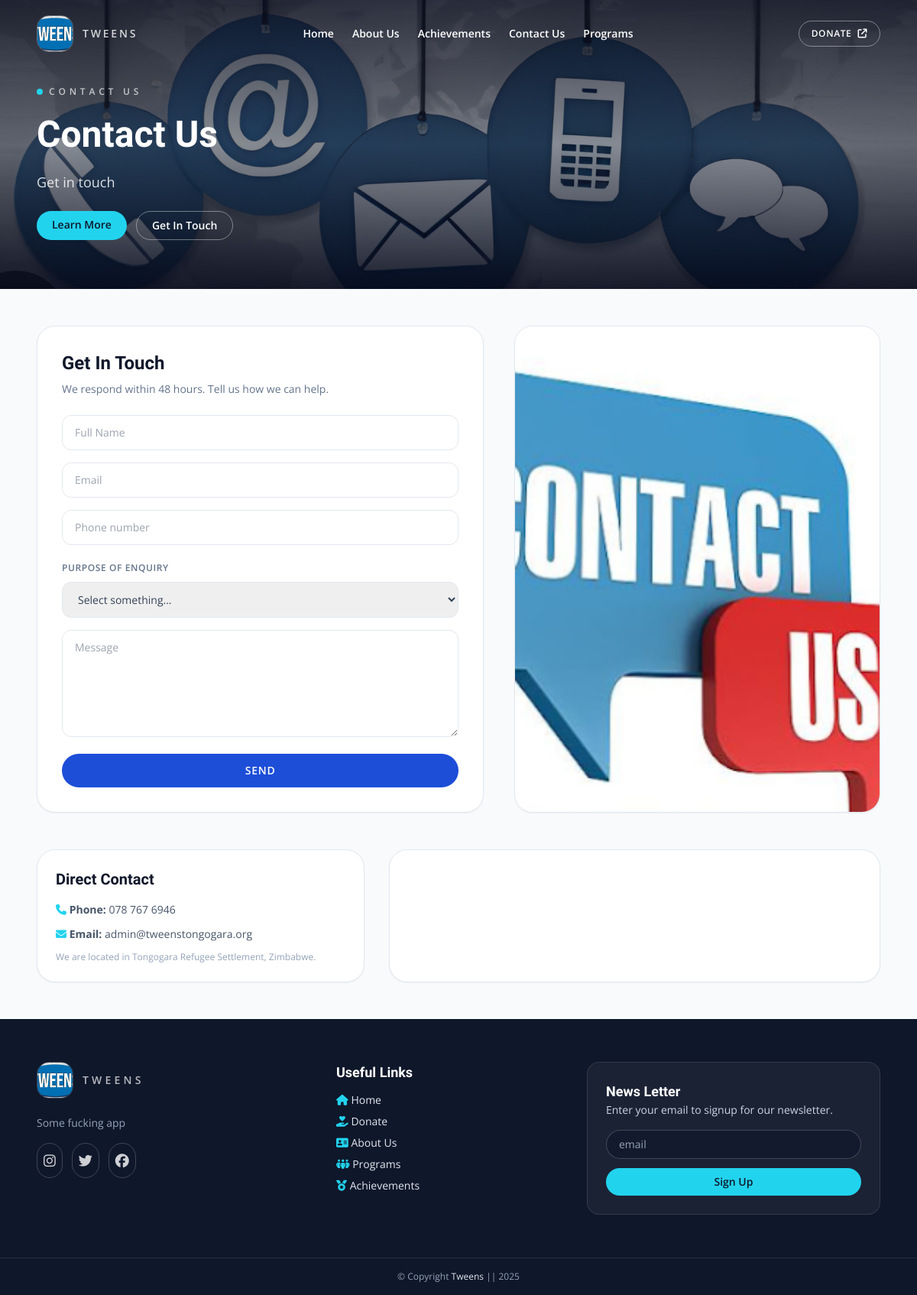
The app's page /contact with its own data.
### flask_app/models.py (models this page shows)
class SiteContent(db.Model):
    __tablename__ = "site_content_table"
    __table_args__ = (
        UniqueConstraint("page", "section", "field", name="uq_site_content_key"),
    )
    id = db.Column(db.Integer, primary_key=True)
    page = db.Column(db.String(100), nullable=False)
    section = db.Column(db.String(100), nullable=False)
    field = db.Column(db.String(100), nullable=False)
    value = db.Column(db.Text, nullable=False)
    updated_at = db.Column(db.DateTime, nullable=False, default=datetime.utcnow, onupdate=datetime.utcnow)

### flask_app/app.py (the view)
@app.get("/contact")
def contact():
    return render_template(
        "contact.html",
        page_content=get_page_content("contact"),
        file_js=f'<script src="{url_for("static", filename="myJS/contact.js")}"></script>',
    )

### flask_app/app.py (called while the page is built)
def get_page_content(page: str) -> dict[str, dict[str, str]]:
    defaults = SITE_CONTENT_DEFAULTS.get(page, {})
    content = {section: dict(fields) for section, fields in defaults.items()}
    rows = SiteContent.query.filter_by(page=page).all()
    for row in rows:
        content.setdefault(row.section, {})[row.field] = row.value
    return content

@app.context_processor
def inject_global_site_content():
    global_content = get_page_content("global")
    return {
        "global_content": global_content.get("branding", {}),
        "footer_content": global_content.get("footer", {}),
    }

### flask_app/templates/contact.html (shortened to what this page needs)
{% set title = 'Contact' %}
{% set file_css = '' %}
{% set bg_image_url = 'images/contactHero.png' %}
{% set topic = page_content.hero.topic %}
{% set caption = page_content.hero.caption %}
{% include 'components/hero.html' %}
<main class="mx-auto flex max-w-6xl flex-col gap-12 px-6 py-12">
    <section class="grid gap-10 lg:grid-cols-[1.1fr_0.9fr]">
        <form method="post" action="{{ url_for('contact_submit') }}" class="form-side rounded-3xl border border-slate-200 bg-white p-8 shadow-sm">
            <div class="space-y-2">
                <h2 class="text-2xl font-semibold text-slate-900">{{ page_content.form.title }}</h2>
                <p class="text-sm text-slate-500">{{ page_content.form.caption }}</p>
            </div>
            <div class="mt-6 grid gap-4">
                <div>
                    <input type="text" placeholder="Full Name" name="name" required value="{{ form_data.get('name', '') if form_data else '' }}" class="w-full rounded-xl border border-slate-200 px-4 py-3 text-sm text-slate-700 focus:border-brand-aqua focus:outline-none">
                </div>
                <div>
                    <input type="email" placeholder="Email" name="email" required value="{{ form_data.get('email', '') if form_data else '' }}" class="w-full rounded-xl border border-slate-200 px-4 py-3 text-sm text-slate-700 focus:border-brand-aqua focus:outline-none">
                </div>
                <div>
                    <input type="text" placeholder="Phone number" name="contact-number" required value="{{ form_data.get('contact_number', '') if form_data else '' }}" class="w-full rounded-xl border border-slate-200 px-4 py-3 text-sm text-slate-700 focus:border-brand-aqua focus:outline-none">
                </div>
                <div>
                    <label for="purpose" class="text-xs font-semibold uppercase tracking-wider text-slate-500">Purpose of enquiry</label>
                    <select name="purpose" id="mySelect" required class="mt-2 w-full rounded-xl border border-slate-200 px-4 py-3 text-sm text-slate-700 focus:border-brand-aqua focus:outline-none">
                        <option value="">Select something...</option>
                    </select>
                </div>
                <div>
                    <textarea id="messageBox" name="message" placeholder="Message" required class="min-h-[140px] w-full rounded-xl border border-slate-200 px-4 py-3 text-sm text-slate-700 focus:border-brand-aqua focus:outline-none">{{ form_data.get('message', '') if form_data else '' }}</textarea>
                </div>
                <button id="formSubmit" type="submit" class="rounded-full bg-brand-blue px-6 py-3 text-sm font-semibold uppercase tracking-wider text-white transition hover:bg-brand-deep">Send</button>
            </div>
        </form>
        <div class="overflow-hidden rounded-3xl border border-slate-200 bg-white shadow-sm">
            <img src="{{ url_for('static', filename='images/contactGetInTouch.png') }}" alt="contact image" class="h-full w-full object-cover">
        </div>
    </section>
    <section class="grid gap-8 lg:grid-cols-[0.8fr_1.2fr]">
        <div class="rounded-3xl border border-slate-200 bg-white p-6 shadow-sm">
            <h3 class="text-xl font-semibold text-slate-900">{{ page_content.direct.title }}</h3>
            <div class="mt-4 space-y-3 text-sm text-slate-600">
                <p><i class="fa-solid fa-phone text-brand-aqua"></i> <strong>Phone:</strong> {{ page_content.direct.phone }}</p>
                <p><i class="fa-solid fa-envelope text-brand-aqua"></i> <strong>Email:</strong> {{ page_content.direct.email }}</p>
                <p class="text-xs text-slate-400">{{ page_content.direct.location }}</p>
            </div>
        </div>
        <div class="overflow-hidden rounded-3xl border border-slate-200 bg-white shadow-sm">
            <iframe src="https://www.google.com/maps/embed?pb=!1m17!1m12!1m3!1d29754.895071620176!2d32.816376072941985!3d-19.302002444454168!2m3!1f0!2f0!3f0!3m2!1i1024!2i768!4f13.1!3m2!1m1!2zMTnCsDE3JzU2LjAiUyAzMsKwNDknMDIuMCJF!5e0!3m2!1sen!2szw!4v1740441187549!5m2!1sen!2szw" width="100%" height="100%" style="border:0;" allowfullscreen="" loading="lazy"></iframe>
        </div>
    </section>
</main>
{% include 'components/footer.html' %}

### flask_app/templates/components/hero.html (shortened to what this page needs)
<!DOCTYPE html>
<html lang="en">
<head>
    <link rel="stylesheet" href="{{ url_for('static', filename='css/tailwind.css') }}">
    <link rel="stylesheet" href="https://cdnjs.cloudflare.com/ajax/libs/font-awesome/6.7.2/css/all.min.css" />
</head>
<body>
    <header class="relative min-h-[60vh] bg-cover bg-center" style="background-image: url('{{ url_for('static', filename=bg_image_url) }}');">
        <div class="absolute inset-0 bg-gradient-to-b from-slate-950/80 via-slate-900/50 to-slate-950/90"></div>
        <div class="relative z-10">
            <nav class="mx-auto flex max-w-6xl items-center justify-between px-6 py-5">
                <a href="{{ url_for('home') }}" class="flex items-center gap-3">
                    <img src="{{ url_for('static', filename='images/logo.png') }}" alt="Tweens logo" class="h-12 w-12 rounded-2xl border border-white/30 object-cover">
                    <span class="text-sm font-semibold uppercase tracking-[0.2em] text-white/80">{{ global_content.get('org_name', 'Tweens') }}</span>
                </a>
                <div class="hidden items-center gap-6 text-sm font-semibold text-white md:flex">
                    <a href="{{ url_for('home') }}" class="hover:text-brand-aqua">Home</a>
                    <a href="{{ url_for('about') }}" class="hover:text-brand-aqua">About Us</a>
                    <a href="{{ url_for('achievements') }}" class="hover:text-brand-aqua">Achievements</a>
                    <a href="{{ url_for('contact') }}" class="hover:text-brand-aqua">Contact Us</a>
                    <a href="{{ url_for('programs') }}" class="hover:text-brand-aqua">Programs</a>
                </div>
                <a href="{{ global_content.get('donate_url', 'https://www.globalgiving.org/projects/transformative-education-for-refugees-in-zimbabwe/') }}" target="_blank" class="hidden items-center gap-2 rounded-full border border-white/40 px-4 py-2 text-xs font-semibold uppercase tracking-wider text-white transition hover:border-white hover:bg-white/10 md:inline-flex">
                    Donate
                    <i class="fa-solid fa-arrow-up-right-from-square text-xs"></i>
                </a>
            </nav>
            <div class="mx-auto flex max-w-6xl flex-col gap-6 px-6 pb-16 pt-6 text-white">
                <div class="flex flex-wrap items-center gap-2 text-xs font-semibold uppercase tracking-[0.4em] text-white/70">
                    <span class="h-2 w-2 rounded-full bg-brand-aqua"></span>
                    {{ topic }}
                </div>
                <h1 class="text-4xl font-semibold leading-tight md:text-5xl">{{ topic }}</h1>
                <p class="max-w-2xl text-base text-white/85 md:text-lg">{{ caption }}</p>
                <div class="flex flex-wrap gap-3">
                    <a href="{{ url_for('about') }}" class="rounded-full bg-brand-aqua px-5 py-2 text-sm font-semibold text-slate-900 transition hover:brightness-110">Learn More</a>
                    <a href="{{ url_for('contact') }}" class="rounded-full border border-white/40 px-5 py-2 text-sm font-semibold text-white transition hover:border-white hover:bg-white/10">Get In Touch</a>
                </div>
            </div>
        </div>
    </header>

### flask_app/templates/components/footer.html (shortened to what this page needs)
<section class="bg-slate-900 text-slate-200">
    <div class="mx-auto grid max-w-6xl gap-10 px-6 py-14 md:grid-cols-[1.1fr_0.9fr_1.2fr]">
        <div class="space-y-4">
            <a href="{{ url_for('home') }}" class="inline-flex items-center gap-3">
                <img src="{{ url_for('static', filename='images/logo.png') }}" alt="logo" class="h-12 w-12 rounded-2xl border border-white/20 object-cover">
                <span class="text-sm font-semibold uppercase tracking-[0.3em] text-white/70">{{ global_content.get('org_name', 'Tweens') }}</span>
            </a>
            <p class="text-sm text-slate-400">{{ footer_content.get('tagline', 'Refugee-led education initiatives building brighter futures through mentorship, access, and community care.') }}</p>
            <div class="flex gap-3 text-lg">
                <a href="https://www.instagram.com/tweens_tongogara/" target="_blank" class="rounded-full border border-white/20 p-2 text-white/80 transition hover:border-brand-aqua hover:text-brand-aqua"><i class="fa-brands fa-instagram"></i></a>
                <a href="https://x.com/TongogaraTweens" target="_blank" class="rounded-full border border-white/20 p-2 text-white/80 transition hover:border-brand-aqua hover:text-brand-aqua"><i class="fa-brands fa-twitter"></i></a>
                <a href="https://www.facebook.com/tweens.tongo/" target="_blank" class="rounded-full border border-white/20 p-2 text-white/80 transition hover:border-brand-aqua hover:text-brand-aqua"><i class="fa-brands fa-facebook"></i></a>
            </div>
        </div>
        <div class="space-y-3">
            <h2 class="text-lg font-semibold text-white">Useful Links</h2>
            <div class="space-y-2 text-sm">
                <p><i class="fa-solid fa-house text-brand-aqua"></i> <a href="{{ url_for('home') }}">Home</a></p>
                <p><i class="fa-solid fa-hand-holding-heart text-brand-aqua"></i> <a href="{{ global_content.get('donate_url', 'https://www.globalgiving.org/projects/transformative-education-for-refugees-in-zimbabwe/') }}" target="_blank">Donate</a></p>
                <p><i class="fa-solid fa-address-card text-brand-aqua"></i> <a href="{{ url_for('about') }}">About Us</a></p>
                <p><i class="fa-solid fa-people-group text-brand-aqua"></i> <a href="{{ url_for('programs') }}">Programs</a></p>
                <p><i class="fa-solid fa-medal text-brand-aqua"></i> <a href="{{ url_for('achievements') }}">Achievements</a></p>
            </div>
        </div>
        <div class="space-y-4 rounded-2xl border border-white/10 bg-white/5 p-6">
            <div>
                <h2 class="text-lg font-semibold text-white">{{ footer_content.get('newsletter_title', 'News Letter') }}</h2>
                <p class="text-sm text-slate-300">{{ footer_content.get('newsletter_caption', 'Enter your email to signup for our newsletter.') }}</p>
            </div>
            <form action="{{ url_for('newsletter_signup') }}" method="post" class="flex flex-col gap-3">
                <input type="email" placeholder="email" name="newsletter" required class="w-full rounded-full border border-white/20 bg-slate-900/60 px-4 py-2 text-sm text-white placeholder:text-slate-400 focus:border-brand-aqua focus:outline-none">
                <button type="submit" class="rounded-full bg-brand-aqua px-4 py-2 text-sm font-semibold text-slate-900 transition hover:brightness-110">Sign Up</button>
            </form>
        </div>
    </div>
    <div class="border-t border-white/10 py-4 text-center text-xs text-slate-400">
        <p>&copy; Copyright <a href="{{ url_for('news_validate_page') }}" class="text-slate-200">{{ global_content.get('org_name', 'Tweens') }}</a> || {{ footer_content.get('copyright_year', '2025') }}</p>
    </div>
</section>
</body>
</html>

### records on screen
SiteContent: get "TWEENS", get "Tweens"
SiteContent: value "CONTACT US", value "Contact Us"
SiteContent: value "Get in touch"
SiteContent: form "Get In Touch"
SiteContent: form.caption "We respond within 48 hours. Tell us how we can help."
SiteContent: direct "Direct Contact"
SiteContent: direct.phone "078 767 6946"
SiteContent: direct.email "admin@tweenstongogara.org"
SiteContent: direct.location "We are located in Tongogara Refugee Settlement, Zimbabwe."
SiteContent: get "Some fucking app"
SiteContent: get "News Letter"
SiteContent: get "Enter your email to signup for our newsletter."
SiteContent: get "2025"
